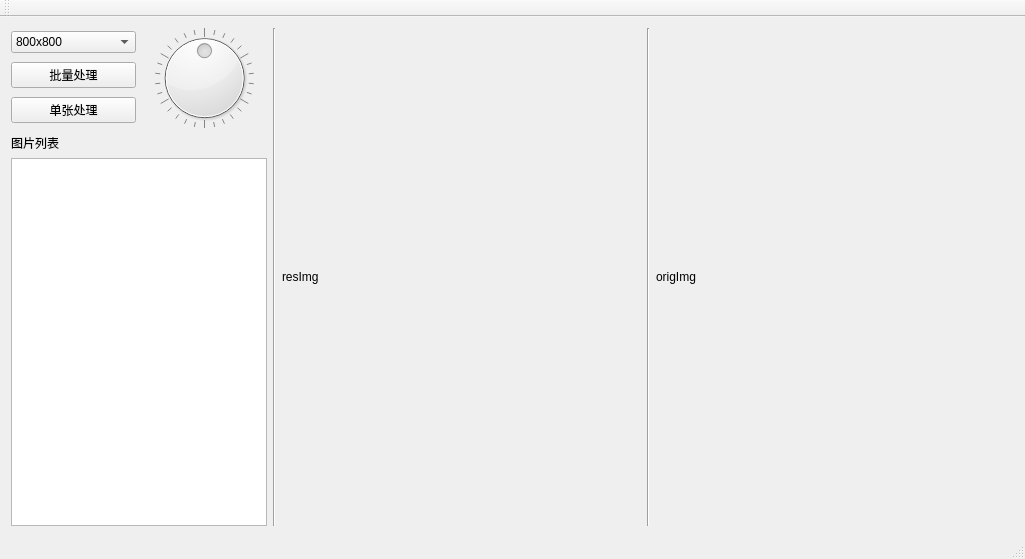
<?xml version="1.0" encoding="UTF-8"?>
<ui version="4.0">
 <class>MainWindow</class>
 <widget class="QMainWindow" name="MainWindow">
  <property name="geometry">
   <rect>
    <x>0</x>
    <y>0</y>
    <width>1025</width>
    <height>559</height>
   </rect>
  </property>
  <property name="acceptDrops">
   <bool>true</bool>
  </property>
  <property name="windowTitle">
   <string>MainWindow</string>
  </property>
  <widget class="QWidget" name="centralWidget">
   <layout class="QHBoxLayout" name="horizontalLayout_3">
    <item>
     <layout class="QVBoxLayout" name="verticalLayout">
      <property name="spacing">
       <number>6</number>
      </property>
      <property name="sizeConstraint">
       <enum>QLayout::SetMinimumSize</enum>
      </property>
      <item>
       <layout class="QHBoxLayout" name="horizontalLayout_2">
        <property name="sizeConstraint">
         <enum>QLayout::SetMinimumSize</enum>
        </property>
        <item>
         <layout class="QVBoxLayout" name="verticalLayout_5">
          <item>
           <widget class="QComboBox" name="comboBox">
            <item>
             <property name="text">
              <string>800x800</string>
             </property>
            </item>
            <item>
             <property name="text">
              <string>800x1200</string>
             </property>
            </item>
           </widget>
          </item>
          <item>
           <widget class="QPushButton" name="pushButton">
            <property name="text">
             <string>批量处理</string>
            </property>
           </widget>
          </item>
          <item>
           <widget class="QPushButton" name="pushButton_2">
            <property name="text">
             <string>单张处理</string>
            </property>
           </widget>
          </item>
         </layout>
        </item>
        <item>
         <widget class="QDial" name="dial">
          <property name="sizePolicy">
           <sizepolicy hsizetype="Minimum" vsizetype="Minimum">
            <horstretch>0</horstretch>
            <verstretch>0</verstretch>
           </sizepolicy>
          </property>
          <property name="minimum">
           <number>-30</number>
          </property>
          <property name="maximum">
           <number>30</number>
          </property>
          <property name="wrapping">
           <bool>true</bool>
          </property>
          <property name="notchTarget">
           <double>3.700000000000000</double>
          </property>
          <property name="notchesVisible">
           <bool>true</bool>
          </property>
         </widget>
        </item>
       </layout>
      </item>
      <item>
       <widget class="QLabel" name="imgLabel">
        <property name="text">
         <string>图片列表</string>
        </property>
       </widget>
      </item>
      <item>
       <widget class="QListWidget" name="imgListWidget">
        <property name="sizePolicy">
         <sizepolicy hsizetype="Minimum" vsizetype="Expanding">
          <horstretch>0</horstretch>
          <verstretch>0</verstretch>
         </sizepolicy>
        </property>
        <property name="dragEnabled">
         <bool>true</bool>
        </property>
        <property name="dragDropMode">
         <enum>QAbstractItemView::DropOnly</enum>
        </property>
       </widget>
      </item>
     </layout>
    </item>
    <item>
     <widget class="Line" name="line">
      <property name="orientation">
       <enum>Qt::Vertical</enum>
      </property>
     </widget>
    </item>
    <item>
     <layout class="QGridLayout" name="gridLayout">
      <property name="sizeConstraint">
       <enum>QLayout::SetMaximumSize</enum>
      </property>
      <item row="0" column="2">
       <widget class="QLabel" name="origImg">
        <property name="sizePolicy">
         <sizepolicy hsizetype="Expanding" vsizetype="Expanding">
          <horstretch>0</horstretch>
          <verstretch>0</verstretch>
         </sizepolicy>
        </property>
        <property name="text">
         <string>origImg</string>
        </property>
       </widget>
      </item>
      <item row="0" column="1">
       <widget class="Line" name="line_2">
        <property name="orientation">
         <enum>Qt::Vertical</enum>
        </property>
       </widget>
      </item>
      <item row="0" column="0">
       <widget class="QLabel" name="resImg">
        <property name="sizePolicy">
         <sizepolicy hsizetype="Expanding" vsizetype="Expanding">
          <horstretch>0</horstretch>
          <verstretch>0</verstretch>
         </sizepolicy>
        </property>
        <property name="text">
         <string>resImg</string>
        </property>
       </widget>
      </item>
     </layout>
    </item>
   </layout>
  </widget>
  <widget class="QMenuBar" name="menuBar">
   <property name="geometry">
    <rect>
     <x>0</x>
     <y>0</y>
     <width>1025</width>
     <height>28</height>
    </rect>
   </property>
  </widget>
  <widget class="QToolBar" name="mainToolBar">
   <attribute name="toolBarArea">
    <enum>TopToolBarArea</enum>
   </attribute>
   <attribute name="toolBarBreak">
    <bool>true</bool>
   </attribute>
  </widget>
  <widget class="QStatusBar" name="statusBar"/>
 </widget>
 <layoutdefault spacing="6" margin="11"/>
 <resources/>
 <connections/>
</ui>
